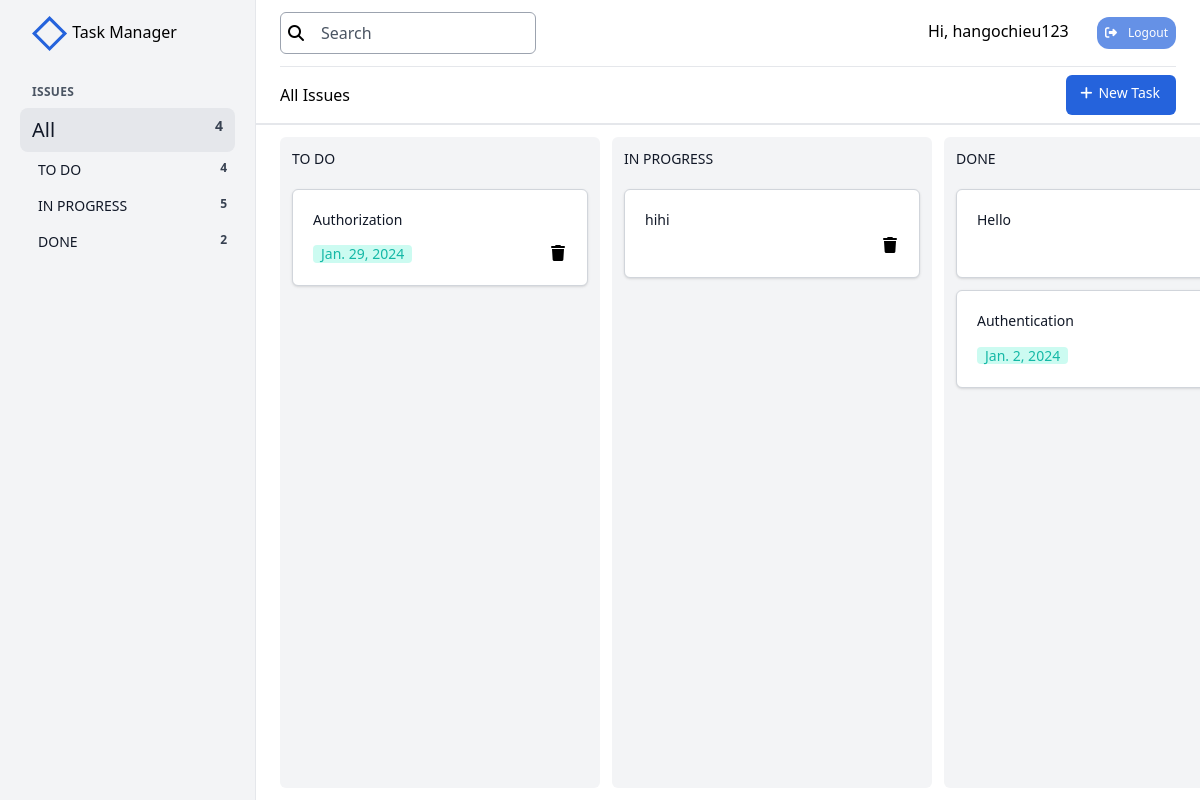
The page /home (signed in) on the database as committed earlier.
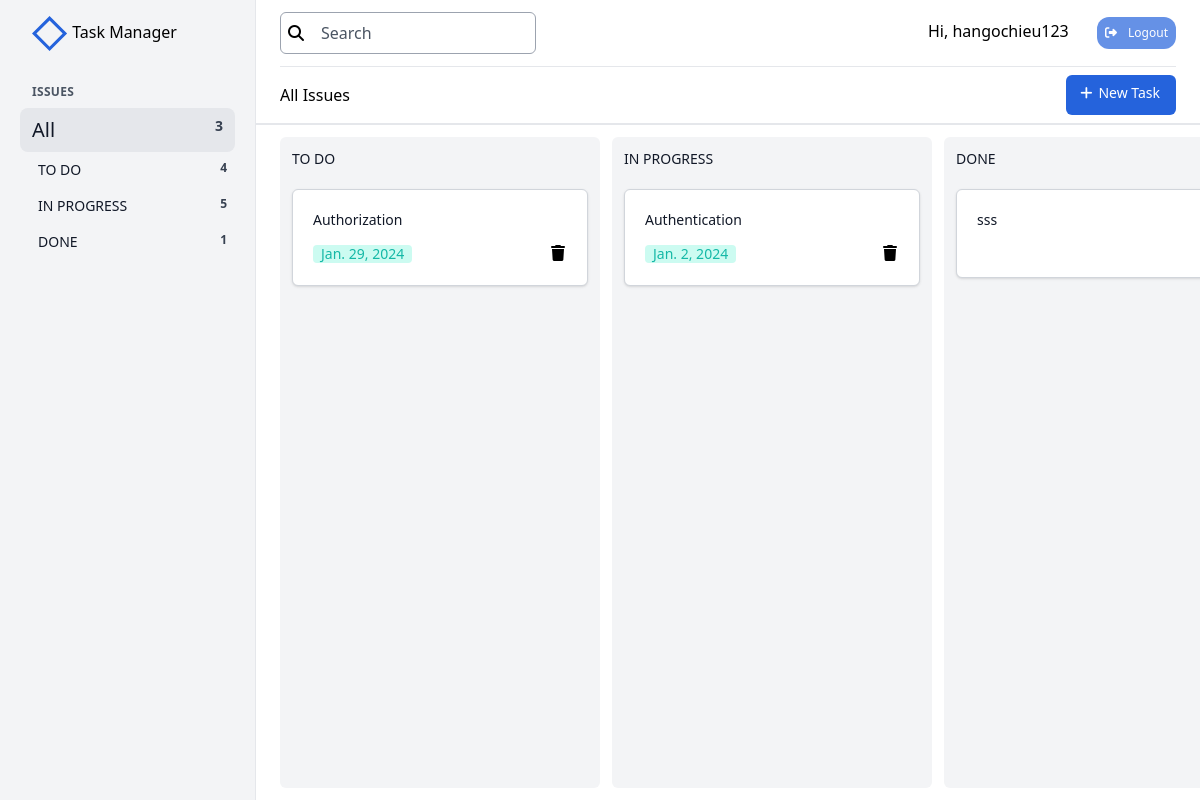
The same page on the database as committed later.
### taskmanager/models.py (models this page shows, shortened)
class TaskState(models.Model):
    class Meta:
        verbose_name = 'Task\'s State'
        verbose_name_plural = 'Task\'s State'
    name = models.CharField(max_length=100)

class Task(models.Model):
    user = models.ForeignKey(UserInfo, related_name='tasks', on_delete=models.CASCADE)
    title = models.CharField(max_length=200)
    description = models.TextField(blank=True, null=True)
    image = models.ImageField(upload_to='static/images', blank=True, null=True)
    video = models.FileField(upload_to='static/videos', blank=True, null=True)
    created_at = models.DateTimeField(auto_now_add=True)
    modified_at = models.DateTimeField(auto_now=True)
    deadline = models.DateField(blank=True, null=True)
    state = models.ForeignKey(TaskState, on_delete=models.CASCADE, related_name='tasks')
    position = models.FloatField(blank=True, null=True)
    class Meta:
        ordering = ['position']

### taskmanager/views.py (the view, shortened to what this page needs)
# urls.py: path("home", views.IndexView.as_view(), name="home"),
class IndexView(LoginRequiredMixin, ListView):
    template_name = 'taskmanager/index.html'
    model = Task
    def get_context_data(self, **kwargs):
        context = super().get_context_data(**kwargs)
        user = self.request.user
        context['user_info'] = user
        states = TaskState.objects.all()
        context['states'] = states
        tasks = Task.objects.filter(user=user)
        if 'filter' in self.request.GET:
            key = self.request.GET['filter']
            tasks = tasks.filter(title__icontains=key)
            context['search_key'] = key
        context['tasks'] = tasks
        context['form'] = TaskForm()
        context['tasks_json'] = serialize('json', tasks)
        context['states_json'] = serialize('json', states)
        return context

### taskmanager/forms.py
class TaskForm(forms.Form):
    new_task_id = forms.IntegerField(required=False)
    new_task_title = forms.CharField(max_length=200)
    new_task_description = forms.CharField(max_length=1000)
    image = forms.ImageField(required=False)
    new_task_deadline = forms.DateField(required=False)
    new_task_state = forms.IntegerField()

### templates/taskmanager/index.html (shortened to what this page needs)
{% extends 'taskmanager/base.html' %}

### templates/taskmanager/base.html (shortened to what this page needs)
<!DOCTYPE html>
{% load static %}
{% load static tailwind_tags %}
<html lang="en">
<head>
    <link rel="stylesheet" href="https://cdnjs.cloudflare.com/ajax/libs/font-awesome/6.5.1/css/all.min.css" />
    <link rel="stylesheet" href="{% static 'css/mystyle.css' %}">
    {% tailwind_css %}
</head>
<body>
    <div id="app" class="h-screen flex">
        <div id="navbar" class="fixed z-30 inset-y-0 -translate-x-full left-0 w-64 px-8 py-4 bg-gray-100 border-r lg:static lg:inset-auto lg:translate-x-0">
            <div class="-mx-3 pl-3 pr-1 flex items-center justify-between">
                <div>
                    <span>Task Manager</span>
                </div>
            </div>
            <nav class="mt-8">
                <h3 class="text-xs font-semibold text-gray-600 uppercase tracking-wide">Issues</h3>
                <div class="mt-2 -mx-3">
                    <a href="#" class="flex justify-between px-3 py-2 bg-gray-200 rounded-lg">
                        <span class="text-xl font-medium text-gray-900">All</span>
                        <span class="text-sm font-semibold text-gray-700">{{tasks.count}}</span>
                    </a>
                    <ul class="ml-2.5 text-sm">
                    {% for state in states %}
                        <li class="flex justify-between px-2 py-2 rounded-lg">
                            <span class="text-sx font-medium text-gray-900">{{state.name}}</span>
                            <span id="state-{{state.id}}" class="count-state text-xs font-semibold text-gray-700">{{state.tasks.count}}</span>
                        </li>
                    {% endfor %}
                    </ul>
                </div>
            </nav>
        </div>
        <div class="flex-1 min-w-0 flex flex-col bg-white">
            <div class="flex-shrink-0 border-b-2 border-gray-200">
                <header class="px-6">
                    <div class="flex justify-between items-center py-3 border-b border-gray-200">
                        <div class="flex items-center flex-1">
                            <form class="ml-4 relative w-64 lg:ml-0" method="get" action="{% url 'home' %}">
                                <span class="absolute inset-y-0 left-0 pl-2 flex items-center"><i class="fa-solid fa-magnifying-glass"></i></span>
                                <input class="block w-full rounded-md border border-gray-400 pl-10 pr-4 py-2 text-gray-900 placeholder-gray-600"
                                       name="filter"
                                       placeholder="Search" />
                            </form>
                        </div>
                        <div class="flex items-center">
                            {% if user.is_authenticated %}
                            <form method="POST" action="{% url 'logout' %}">
                                <span>Hi, {{user.username}}</span>
                                <button class="ml-6 bg-[#2563DC] rounded-xl px-2 py-2 text-xs font-medium text-white opacity-70 hover:opacity-50">
                                    <i class="fa-solid fa-right-from-bracket"></i>
                                    <span class="ml-2">Logout</span>
                                </button>
                            </form>
                            {% endif %}
                        </div>
                    </div>
                    <div class="flex items-center justify-between py-2">
                        <div>
                            <h2>All Issues</h2>
                        </div>
                        <div class="flex justify-center items-center">
                            <button onclick="new_task_modal.showModal()" class="btn ml-5 flex justify-center items-center pr-4 pl-2 py-2 text-sm font-medium text-white bg-[#2563DC] hover:opacity-90 rounded-md">
                                <span class="h-6 w-6"><i class="fa-solid fa-plus"></i></span>
                                <span class="h-6">New Task</span>
                            </button>
                        </div>
                    </div>
                </header>
            </div>
            <div class="flex-1 overflow-auto">
                {% if user.is_authenticated %}
                <main class="p-3 h-full inline-flex overflow-hidden">
                    {% for state in states %}
                    <div data-state-id="{{state.id}}" class="ml-3 flex-shrink-0 flex flex-col w-80 bg-gray-100 rounded-md">
                        <h3 class="flex-shrink-0 pt-3 pb-1 px-3 text-sm font-medium text-gray-900">{{state.name}}</h3>
                        <div class="flex-1 min-h-0 overflow-y-auto swim-lane">
                            <ul class="pt-1 pb-3 px-3">
                                {% for task in tasks %}
                                    {% if task.state.name == state.name %}
                                    <li class="mt-3 task" data-task-id="{{task.id}}" draggable="true">
                                        <div class="p-5 bg-white rounded-md shadow border border-gray-300 hover:border-2 hover:ring-blue-500 hover:border-blue-500">
                                            <div class="leading-snug mb-1 text-sm font-medium text-gray-900 break-words overflow-y-hidden">
                                                <span>{{task.title}}</span>
                                            </div>
                                            <div >
                                                <div class="flex justify-between items-baseline overflow-y-hidden">
                                                    <div class="flex-shrink-0 mt-2">
                                                        {% if task.deadline %}
                                                            <span class="deadline px-2 leading-tight inline-flex items-center bg-teal-100 rounded text-sm font-medium text-teal-500">{{task.deadline}}</span>
                                                        {% endif %}
                                                    </div>
                                                    <div class="flex-shrink-0 flex flex-row gap-2">
                                                        <a data-task-id="{{task.id}}" href="{% url 'delete' pk=task.id %}" class="btn-delete hover:opacity-50"><i class="h-4 w-4 fa-solid fa-trash"></i></a>
                                                    </div>
                                                </div>
                                            </div>
                                        </div>
                                    </li>
                                    {% endif %}
                                {% endfor %}
                            </ul>
                        </div>
                    </div>
                    {% endfor %}
                </main>
                {% endif %}
            </div>
        </div>
    </div>
</body>
</html>

Rows that differ between the two databases and show on the page:
removed Task: title "hihi", shown under TaskState "IN PROGRESS"
removed Task: title "Hello", shown under TaskState "DONE"
changed TaskState "IN PROGRESS": gains Task (title "Authentication", deadline "Jan. 2, 2024")
changed TaskState "DONE": tasks.count "2" → "1"; loses Task (title "Authentication", deadline "Jan. 2, 2024")
added Task: title "sss", shown under TaskState "DONE"
Other text that changed with them:
{{ tasks.count }}: "4" → "3"
